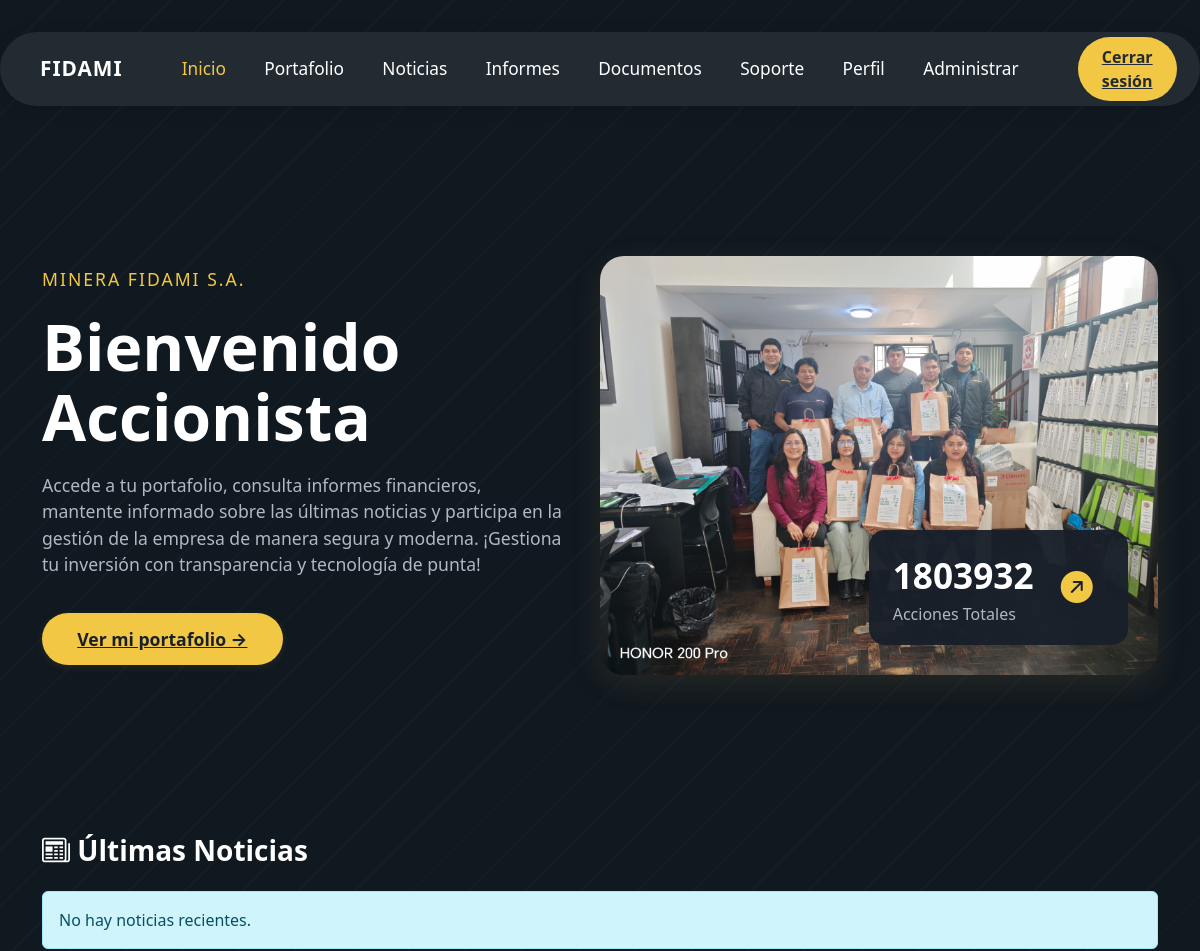
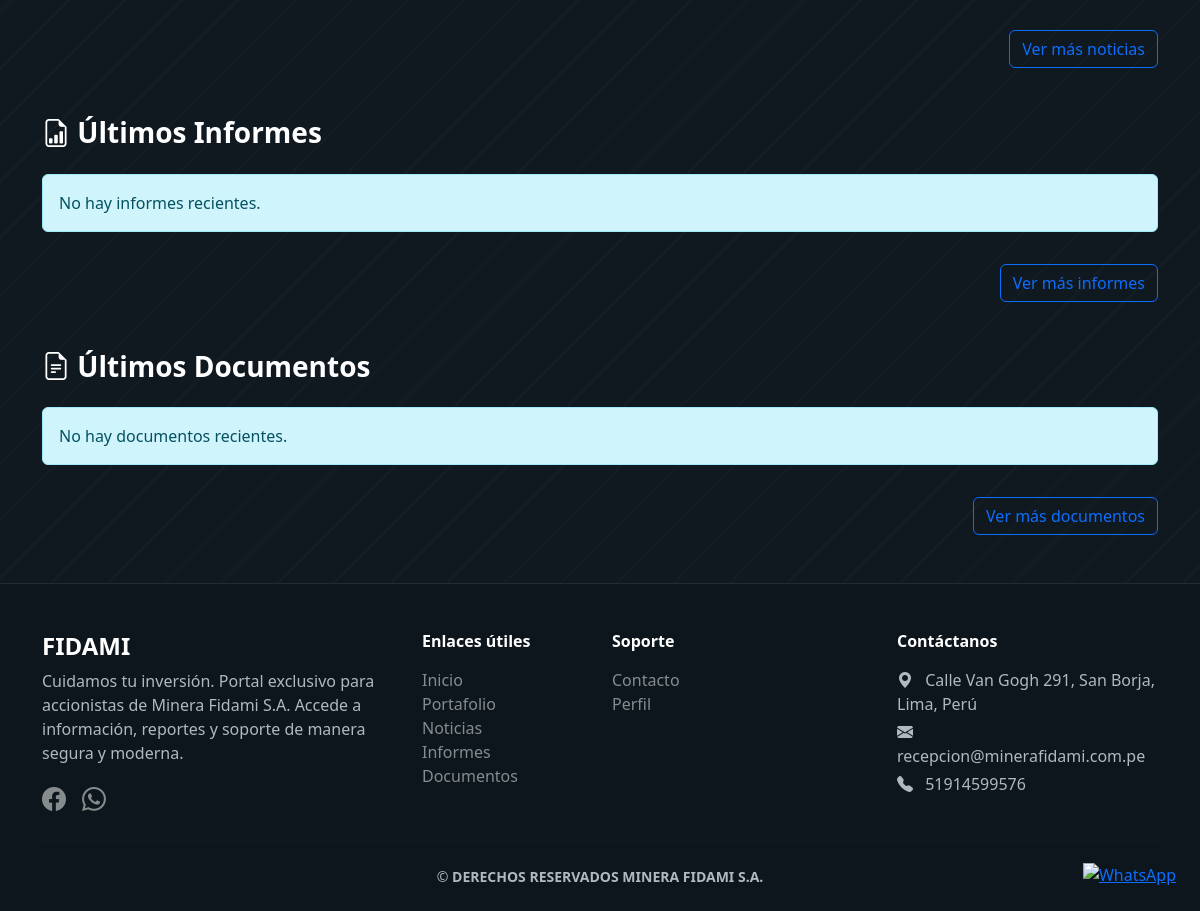
Page /dashboard/ (signed in) on the committed database (2 pictures, top to bottom).
### soporte/models.py (models this page shows, shortened)
class ContactoConfig(models.Model):
    direccion = models.CharField(max_length=255, default='')
    email = models.EmailField(default='')
    telefono = models.CharField(max_length=50, default='')
    horario = models.CharField(max_length=100, default='')
    mapa_url = models.URLField(default='')
    facebook = models.URLField(blank=True, default='')
    twitter = models.URLField(blank=True, default='')
    instagram = models.URLField(blank=True, default='')
    linkedin = models.URLField(blank=True, default='')
    whatsapp = models.CharField(max_length=20, blank=True, default='')
    class Meta:
        verbose_name = 'Configuración de Contacto'
        verbose_name_plural = 'Configuración de Contacto'

### accounts/views.py (the view)
# urls.py: path('dashboard/', views.dashboard_view, name='dashboard'),
@login_required
def dashboard_view(request):
    if request.user.estado != 'A':
        messages.warning(request, 'Tu cuenta aún no ha sido aprobada.')
        return redirect('logout')
    ahora = timezone.now()
    noticia_destacada = Noticia.objects.filter(destacada_en_dashboard=True, destacada_hasta__gte=ahora).order_by('-fecha_publicacion').first()
    noticias = Noticia.objects.all().order_by('-fecha_publicacion')[:4]
    if noticia_destacada:
        noticias = [noticia_destacada] + [n for n in noticias if n.pk != noticia_destacada.pk]
        noticias = noticias[:4]
    eventos = Evento.objects.all().order_by('fecha')[:3]
    informes = InformeFinanciero.objects.all().order_by('-fecha_publicacion')[:4]
    documentos = DocumentoLegal.objects.all().order_by('-fecha_publicacion')[:4]
    portafolio = None
    if request.user.rol == 'accionista':
        portafolio = Portafolio.objects.filter(dni=request.user.dni).first()
    else:
        total_acciones = Portafolio.objects.all().aggregate(total=models.Sum('acciones'))['total'] or 0
        portafolio = type('obj', (object,), {'acciones': total_acciones})()
    config_dashboard = ConfiguracionDashboard.objects.first()
    return render(request, 'accounts/dashboard.html', {
        'noticias': noticias,
        'noticia_destacada': noticia_destacada,
        'eventos': eventos,
        'informes': informes,
        'documentos': documentos,
        'portafolio': portafolio,
        'imagen_fondo_dashboard': config_dashboard.imagen_fondo.url if config_dashboard and config_dashboard.imagen_fondo else None,
    })

### soporte/context_processors.py (called while the page is built)
def contacto_config(request):
    config = ContactoConfig.objects.first()
    return {'contacto_config': config}

### templates/accounts/dashboard.html (shortened to what this page needs)
{% extends 'base.html' %}
{% block content %}
<link rel="stylesheet" href="https://cdn.jsdelivr.net/npm/bootstrap-icons@1.11.3/font/bootstrap-icons.css">
<div class="container dashboard-hero">
  <div class="col-lg-6 d-flex flex-column justify-content-center align-items-start">
    <div class="dashboard-sub">MINERA FIDAMI S.A.</div>
    <div class="dashboard-title">Bienvenido<br>Accionista</div>
    <div class="dashboard-desc">
      Accede a tu portafolio, consulta informes financieros, mantente informado sobre las últimas noticias y participa en la gestión de la empresa de manera segura y moderna. ¡Gestiona tu inversión con transparencia y tecnología de punta!
    </div>
    <a href="/portafolio/" class="dashboard-btn">Ver mi portafolio &rarr;</a>
  </div>
  <div class="col-lg-6 position-relative d-flex justify-content-center align-items-center mt-4 mt-lg-0">
    <img src="{{ imagen_fondo_dashboard|default:'https://images.unsplash.com/photo-1506744038136-46273834b3fb?auto=format&fit=crop&w=1200&q=80' }}" alt="Fondo Dashboard" class="dashboard-img" style="max-width:700px; min-width:350px; width:100%; height:auto; min-height:320px; max-height:480px; object-fit:cover;">
    <div class="dashboard-stat-card">
      <div>
        <div class="stat-number">{{ portafolio.acciones|default:'0' }}</div>
        <div class="stat-label">Acciones Totales</div>
      </div>
      <span class="ms-2"><i class="bi bi-arrow-up-right-circle-fill" style="color:#f2c744;font-size:2rem;"></i></span>
    </div>
  </div>
</div>
<div class="container mt-5">
  <h3 class="fw-bold mb-4 text-white"><i class="bi bi-newspaper"></i> Últimas Noticias</h3>
  <div class="row g-4">
    {% for noticia in noticias|slice:':4' %}
    <div class="col-12 col-md-6 col-lg-3">
      <div class="card h-100 shadow-sm border-0 bg-dark text-white">
        {% if noticia.imagen and noticia.imagen.name %}
          <img src="{{ noticia.imagen.url }}" class="card-img-top" style="object-fit:cover; min-height:120px; max-height:160px;">
        {% else %}
          <img src="https://images.unsplash.com/photo-1464983953574-0892a716854b?auto=format&fit=crop&w=400&q=80" class="card-img-top" style="object-fit:cover; min-height:120px; max-height:160px;">
        {% endif %}
        <div class="card-body">
          <span class="badge bg-success mb-1">{{ noticia.get_categoria_display }}</span>
          <h5 class="card-title text-warning">{{ noticia.titulo }}</h5>
          <p class="card-text text-white">{{ noticia.contenido|truncatechars:70 }}</p>
          <a href="{% url 'noticia_detalle' noticia.id %}" class="stretched-link"></a>
        </div>
      </div>
    </div>
    {% empty %}
    <div class="col-12">
      <div class="alert alert-info">No hay noticias recientes.</div>
    </div>
    {% endfor %}
  </div>
  <div class="text-end mt-3">
    <a href="/noticias/" class="btn btn-outline-primary">Ver más noticias</a>
  </div>
</div>
<div class="container mt-5">
  <h3 class="fw-bold mb-4 text-white"><i class="bi bi-file-earmark-bar-graph"></i> Últimos Informes</h3>
  <div class="row g-4">
    {% for informe in informes|slice:':4' %}
    <div class="col-12 col-md-6 col-lg-3">
      <div class="card h-100 shadow-sm border-0">
        <div class="card-body d-flex flex-column">
          <h5 class="card-title mb-2 text-primary">{{ informe.titulo }}</h5>
          <span class="badge bg-info mb-2">{{ informe.get_tipo_informe_display }} | {{ informe.get_periodicidad_display }}{% if informe.area %} | {{ informe.get_area_display }}{% endif %}</span>
          <div class="mb-2 text-secondary"><i class="bi bi-calendar-event"></i> {{ informe.fecha_publicacion|date:'d/m/Y' }}</div>
          <div class="d-flex gap-2 mt-auto">
            <a href="{% url 'descargar_informe_pdf' informe.pk %}" class="btn btn-outline-secondary" target="_blank">
              <i class="bi bi-eye"></i> Ver
            </a>
            <a href="{% url 'descargar_informe_pdf' informe.pk %}?descargar=1" class="btn btn-outline-primary" target="_blank" download>
              <i class="bi bi-file-earmark-arrow-down"></i> Descargar PDF
            </a>
          </div>
        </div>
      </div>
    </div>
    {% empty %}
    <div class="col-12">
      <div class="alert alert-info">No hay informes recientes.</div>
    </div>
    {% endfor %}
  </div>
  <div class="text-end mt-3">
    <a href="/informes/" class="btn btn-outline-primary">Ver más informes</a>
  </div>
</div>
<div class="container mt-5">
  <h3 class="fw-bold mb-4 text-white"><i class="bi bi-file-earmark-text"></i> Últimos Documentos</h3>
  <div class="row g-4">
    {% for doc in documentos|slice:':4' %}
    <div class="col-12 col-md-6 col-lg-3 d-flex">
      <div class="card h-100 shadow-sm border-0 bg-dark text-white w-100">
        {% if doc.imagen and doc.imagen.name %}
        <img src="{{ doc.imagen.url }}" class="card-img-top" style="object-fit:cover; min-height:120px; max-height:180px;">
        {% else %}
        <div class="d-flex align-items-center justify-content-center bg-secondary" style="min-height:120px; max-height:180px;">
          <i class="bi bi-file-earmark-text display-1 text-white-50"></i>
        </div>
        {% endif %}
        <div class="card-body d-flex flex-column flex-grow-1">
          <div class="fw-bold mb-1">{{ doc.titulo }}</div>
          <span class="badge bg-info mb-2">{{ doc.get_tipo_display }}</span>
          <div class="mb-2 text-secondary"><i class="bi bi-calendar-event"></i> {{ doc.fecha_publicacion|date:'d/m/Y' }}</div>
          <div class="d-flex gap-2 mt-auto">
            <a href="{% url 'descargar_documento_pdf' doc.pk %}" class="btn btn-outline-secondary" target="_blank">
              <i class="bi bi-eye"></i> Ver
            </a>
            <a href="{% url 'descargar_documento_pdf' doc.pk %}?descargar=1" class="btn btn-outline-primary" target="_blank" download>
              <i class="bi bi-file-earmark-arrow-down"></i> Descargar PDF
            </a>
          </div>
        </div>
      </div>
    </div>
    {% empty %}
    <div class="col-12">
      <div class="alert alert-info">No hay documentos recientes.</div>
    </div>
    {% endfor %}
  </div>
  <div class="text-end mt-3">
    <a href="/documentos/" class="btn btn-outline-primary">Ver más documentos</a>
  </div>
</div>
{% endblock %}

### templates/base.html (shortened to what this page needs)
{% load static %}
<!DOCTYPE html>
<html lang="es">
<head>
    <link rel="stylesheet" href="https://cdn.jsdelivr.net/npm/bootstrap@5.3.2/dist/css/bootstrap.min.css">
    <link rel="stylesheet" href="https://cdn.jsdelivr.net/npm/bootstrap-icons@1.11.3/font/bootstrap-icons.css">
</head>
<body>
<nav class="navbar navbar-expand-lg main-navbar">
  <div class="container-fluid p-0">
    <a class="navbar-brand" href="/dashboard/">FIDAMI</a>
    <div class="collapse navbar-collapse" id="navbarNav">
      {% if user.is_authenticated %}
      <ul class="navbar-nav mx-auto mb-2 mb-lg-0">
        <li class="nav-item"><a class="nav-link {% if request.path == '/dashboard/' %}active{% endif %}" href="/dashboard/">Inicio</a></li>
        <li class="nav-item"><a class="nav-link {% if request.path == '/portafolio/' %}active{% endif %}" href="/portafolio/">Portafolio</a></li>
        <li class="nav-item"><a class="nav-link {% if request.path == '/noticias/' %}active{% endif %}" href="/noticias/">Noticias</a></li>
        <li class="nav-item"><a class="nav-link {% if request.path == '/informes/' %}active{% endif %}" href="/informes/">Informes</a></li>
        <li class="nav-item"><a class="nav-link {% if request.path == '/documentos/' %}active{% endif %}" href="/documentos/">Documentos</a></li>
        <li class="nav-item"><a class="nav-link {% if request.path == '/soporte/' %}active{% endif %}" href="/soporte/">Soporte</a></li>
        <li class="nav-item"><a class="nav-link {% if request.path == '/configuracion/' %}active{% endif %}" href="/configuracion/">Perfil</a></li>
        {% if user.is_superuser or user.rol == 'admin' %}
        <li class="nav-item"><a class="nav-link {% if request.path == '/configuracion/administrar/' %}active{% endif %}" href="/configuracion/administrar/">Administrar</a></li>
        {% endif %}
      </ul>
      <div class="d-flex align-items-center ms-lg-3 mt-2 mt-lg-0">
        <a href="/logout/" class="navbar-btn">Cerrar sesión</a>
      </div>
      {% endif %}
    </div>
  </div>
</nav>
<div class="container-fluid p-0">
    {% block content %}{% endblock %}
</div>
<footer class="mt-5 pt-5" style="background: #0d161c; color: #b0b8c1; border-top: 1px solid #232b32;">
  <div class="container pb-4">
    <div class="row gy-4">
      <div class="col-md-4">
        <h4 class="fw-bold text-white mb-2">FIDAMI</h4>
        <p>Cuidamos tu inversión. Portal exclusivo para accionistas de Minera Fidami S.A. Accede a información, reportes y soporte de manera segura y moderna.</p>
        <div class="d-flex gap-3 mt-3">
          {% if contacto_config.facebook %}<a href="{{ contacto_config.facebook }}" class="text-white-50 fs-4" target="_blank"><i class="bi bi-facebook"></i></a>{% endif %}
          {% if contacto_config.whatsapp %}<a href="https://wa.me/{{ contacto_config.whatsapp }}?text=Hola%2C%20quisiera%20informacion%20sobre" class="text-white-50 fs-4" target="_blank"><i class="bi bi-whatsapp"></i></a>{% endif %}
        </div>
      </div>
      <div class="col-md-2">
        <h6 class="fw-bold text-white mb-3">Enlaces útiles</h6>
        <ul class="list-unstyled">
          <li><a href="/" class="text-white-50 text-decoration-none">Inicio</a></li>
          <li><a href="/portafolio/" class="text-white-50 text-decoration-none">Portafolio</a></li>
          <li><a href="/noticias/" class="text-white-50 text-decoration-none">Noticias</a></li>
          <li><a href="/informes/" class="text-white-50 text-decoration-none">Informes</a></li>
          <li><a href="/documentos/" class="text-white-50 text-decoration-none">Documentos</a></li>
        </ul>
      </div>
      <div class="col-md-3">
        <h6 class="fw-bold text-white mb-3">Soporte</h6>
        <ul class="list-unstyled">
          <li><a href="/soporte/" class="text-white-50 text-decoration-none">Contacto</a></li>
          <li><a href="/configuracion/" class="text-white-50 text-decoration-none">Perfil</a></li>
        </ul>
      </div>
      <div class="col-md-3">
        <h6 class="fw-bold text-white mb-3">Contáctanos</h6>
        <p class="mb-1"><i class="bi bi-geo-alt-fill me-2"></i> {{ contacto_config.direccion|default:'-' }}</p>
        <p class="mb-1"><i class="bi bi-envelope-fill me-2"></i> {{ contacto_config.email|default:'-' }}</p>
        <p class="mb-1"><i class="bi bi-telephone-fill me-2"></i> {{ contacto_config.telefono|default:'-' }}</p>
      </div>
    </div>
    <hr class="my-4" style="border-color: #232b32;">
    <div class="row">
      <div class="col text-center small">
        &copy; {{ now|date:'Y' }} <span class="fw-bold">DERECHOS RESERVADOS MINERA FIDAMI S.A.</span>
      </div>
    </div>
  </div>
</footer>
{% if contacto_config.whatsapp %}
<a href="https://wa.me/{{ contacto_config.whatsapp }}?text=Hola%2C%20quisiera%20informacion%20sobre" target="_blank" title="Chatea con nosotros por WhatsApp" style="position:fixed;bottom:24px;right:24px;z-index:9999;">
  <img src="https://upload.wikimedia.org/wikipedia/commons/6/6b/WhatsApp.svg" alt="WhatsApp" style="width:56px;height:56px;">
</a>
{% endif %}
</body>
</html>

### templates/base.html (style rules this page uses)
body { background-color: #101820; }
.main-navbar { background: #232b32; border-radius: 2.5rem; margin: 2rem auto 2.5rem auto; max-width: 1200px; box-shadow: 0 2px 16px 0 rgba(0,0,0,0.10); padding: 0.3rem 2.5rem; position: relative; }
.main-navbar .navbar-brand { color: #fff; font-weight: 700; font-size: 1.3rem; letter-spacing: 1px; margin-right: 2.5rem; }
.main-navbar .navbar-nav .nav-link { color: #fff; font-weight: 400; font-size: 1.08rem; margin: 0 0.7rem; transition: color 0.2s; }
.main-navbar .navbar-nav .nav-link.active, .main-navbar .navbar-nav .nav-link:hover { color: #f2c744; }
.main-navbar .navbar-btn { background: #f2c744; color: #232b32; border-radius: 2rem; font-weight: 600; padding: 0.5rem 1.5rem; font-size: 1rem; border: none; margin-left: 1.5rem; transition: background 0.2s, color 0.2s; }

### templates/accounts/dashboard.html (style rules this page uses)
body.dashboard-bg { background: #101820; background-image: repeating-linear-gradient(135deg, rgba(255,255,255,0.02) 0 2px, transparent 2px 40px); }
.dashboard-hero { min-height: 80vh; display: flex; align-items: center; justify-content: center; }
.dashboard-title { color: #fff; font-size: 4rem; font-weight: 800; line-height: 1.1; margin-bottom: 1.2rem; }
.dashboard-sub { color: #f2c744; font-size: 1.1rem; letter-spacing: 2px; text-transform: uppercase; font-weight: 500; margin-bottom: 1.2rem; }
.dashboard-desc { color: #b0b8c1; font-size: 1.1rem; margin-bottom: 2.2rem; max-width: 520px; }
.dashboard-btn { background: #f2c744; color: #181f2a; border-radius: 2rem; font-weight: 700; padding: 0.8rem 2.2rem; font-size: 1.1rem; border: none; transition: background 0.2s, color 0.2s; box-shadow: 0 2px 8px 0 rgba(242,199,68,0.10); }
.dashboard-img { max-width: 700px; min-width: 350px; width: 100%; height: auto; min-height: 320px; max-height: 480px; object-fit: cover; border-radius: 1.5rem; box-shadow: 0 8px 32px 0 rgba(242,199,68,0.10); position: relative; z-index: 1; animation: kenburns-zoom 18s ease-in-out infinite alternate; }
.dashboard-stat-card { position: absolute; right: 30px; bottom: 30px; background: rgba(24,31,42,0.95); color: #fff; border-radius: 1rem; padding: 1.2rem 2.2rem 1.2rem 1.5rem; box-shadow: 0 2px 16px 0 rgba(0,0,0,0.10); display: flex; align-items: center; gap: 1.2rem; z-index: 2; }
.dashboard-stat-card .stat-number { font-size: 2.2rem; font-weight: 700; margin-bottom: 0; color: #fff; }
.dashboard-stat-card .stat-label { font-size: 1rem; color: #b0b8c1; margin-bottom: 0; }

### rows in the picture
ContactoConfig: direccion "Calle Van Gogh 291, San Borja, Lima, Perú", email "recepcion@minerafidami.com.pe", telefono "51914599576"

### other values in the picture
{{ portafolio.acciones|default:'0' }} "1803932"
